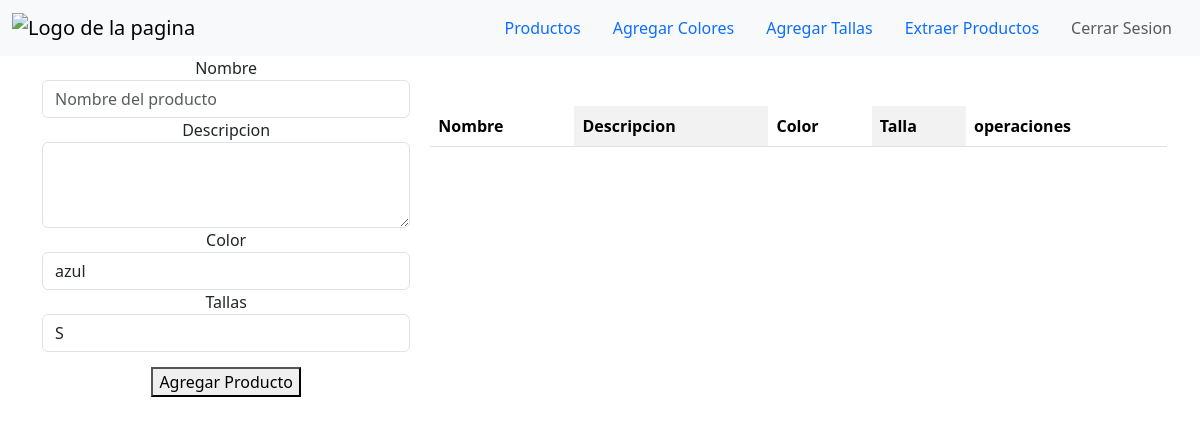
The app's page /home, older data.
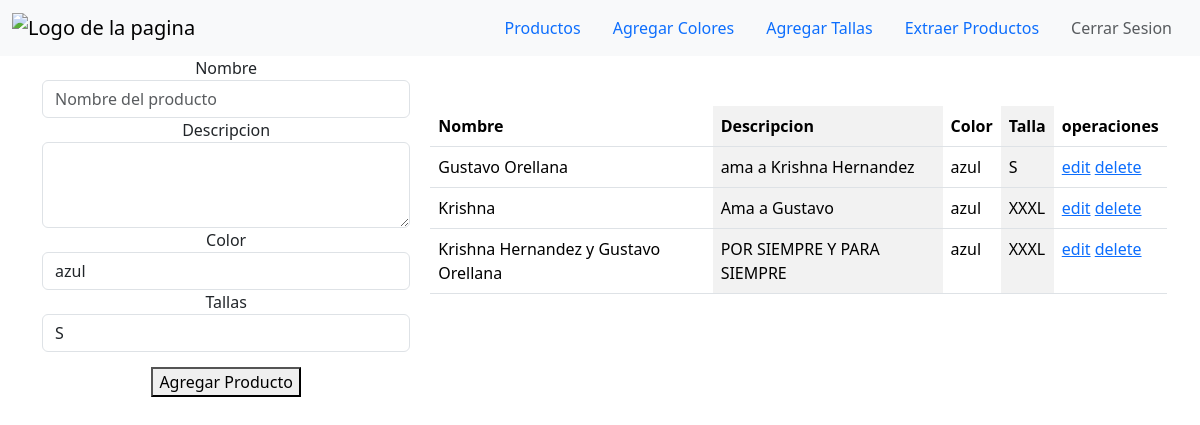
The same page, newer data.
### tables this page shows
CREATE TABLE productos (
            id INTEGER PRIMARY KEY autoincrement,
               nombre TEXT NOT NUll,
               descripcion TEXT,
               id_color INTEGER,
               id_talla INTEGER,
               foreign key (id_color) references colores(id),
               foreign key (id_talla) references tallas(id)
               
);

CREATE TABLE colores (
               id INTEGER PRIMARY KEY autoincrement,
               nombre TEXT NOT NULL

);

CREATE TABLE tallas(
               id INTEGER PRIMARY KEY autoincrement,
               nombre TEXT NOT NULL
);

### appFlask.py (the view)
@app.route('/home')
def hello_world():
    conexion = sqlite3.connect('test.db')
    cursor = conexion.cursor()
    cursor.execute('SELECT p.id, p.nombre, p.descripcion, c.nombre, t.nombre FROM productos p JOIN colores c ON p.id_color = c.id JOIN tallas t ON p.id_talla = t.id')
    productos = cursor.fetchall()
    print(productos)
    return render_template('home.html', products = productos)

### templates/home.html (shortened to what this page needs)
{% extends 'layout.html' %}
{% block body %}
<nav class="navbar bg-body-tertiary">
  <div class="container-fluid">
      <a class="navbar-brand" href="#">
          <img src="https://assets.turbologo.com/blog/en/2021/11/14061115/Naruto_logo.png" alt="Logo de la pagina" height="70" class="d-line-block align-top">
      </a>
      <ul class="nav justify-content-end">
          <li class="nav-item">
            <a class="nav-link active" aria-current="page" href="#">Productos</a>
          </li>
          <li class="nav-item">
            <a class="nav-link" href="#">Agregar Colores</a>
          </li>
          <li class="nav-item">
            <a class="nav-link" href="#">Agregar Tallas</a>
          </li>
          <li class="nav-item">
            <a class="nav-link" href="{{url_for('extract_product')}}">Extraer Productos</a>
          </li>
          <li class="nav-item">
            <a class="nav-link disabled" aria-disabled="true">Cerrar Sesion</a>
          </li>
        </ul>
  </div>
</nav>
  <div class="container " style="display: flex ;gap: 20px;">
   <div class="form-container " style="flex: 0 0 33%;" >
    <form action="add_product" method="POST">
      <div class="form-group">
        <label for="nombreForm" style="align-items: center;display: flex;justify-content: center;">Nombre</label>
        <input type="text" class="form-control" id="nombreForm" name="nombre" placeholder="Nombre del producto">
      </div>
      <div class="form-group">
        <label for="descripcionForm" style="align-items: center;display: flex;justify-content: center;">Descripcion</label>
        <textarea class="form-control" name="descripcion" id="descripcionForm" rows="3"></textarea>
      </div>
      <div class="form-group">
        <label for="colorForm" style="align-items: center;display: flex;justify-content: center;">Color</label>
        <select class="form-control" name="color" id="colorForm">
          <option >azul</option>
        </select>
      </div>
      <div class="form-group">
        <label for="tallaForm" style="align-items: center;display: flex;justify-content: center;">Tallas</label>
        <select class="form-control" name="talla" id="tallaForm">
          <option >S</option>
        </select>
      </div>
      <div style="text-align: center;margin-top: 15px;"><button type="submit" style="text-align: center;">Agregar Producto</button></div>
    </form>
  </div>
  <div class="productos-container" style="flex: 0 0 66%;margin-top: 50px; ">
    <table class="table table-striped-columns">
    <thead>
      <tr>
        <th>Nombre</th>
        <th>Descripcion</th>
        <th>Color</th>
        <th>Talla</th>
        <th>operaciones</th>
      </tr>
    </thead>
    <tbody>
      {% for producto in products %}
        <tr>
          <td>{{ producto.1 }}</td>
          <td>{{ producto.2 }}</td>
          <td>{{ producto.3}}</td>
          <td>{{ producto.4}}</td>
          <td>
              <a href="/edit/{{producto.0}}">edit</a>
              <a href="/delete/{{producto.0}}" >delete</a>
          </td>
        </tr>
      {% endfor %}
    </tbody>
  </table>
  </div>
</div>
{% endblock %}

### templates/layout.html (shortened to what this page needs)
<!DOCTYPE html>
<html lang="en">
<head>
    <link rel="stylesheet" href="https://use.fontawesome.com/releases/v5.12.1/css/all.css">
    <link href="https://cdn.jsdelivr.net/npm/bootstrap@5.3.3/dist/css/bootstrap.min.css" rel="stylesheet">
</head>
<body>
    {% block body %}
    {% endblock %}
</body>
</html>

Row changes from the older to the newer data that the page shows:
added productos: nombre "Gustavo Orellana", descripcion "ama a Krishna Hernandez", nombre "azul", nombre "S"
added productos: nombre "Krishna", descripcion "Ama a Gustavo", nombre "azul", nombre "XXXL"
added productos: nombre "Krishna Hernandez y Gustavo Orellana", descripcion "POR SIEMPRE Y PARA SIEMPRE", nombre "azul", nombre "XXXL"
